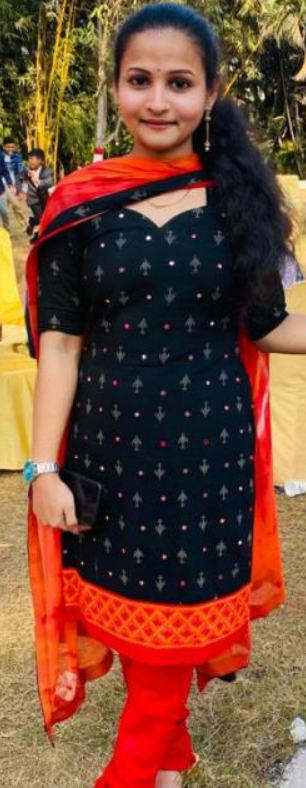
#> input picture Capture.PNG, 306 x 788 px, found by its file name
$ jupyter execute --allow-errors 'ArtLine(AR)_Draw.ipynb'   (shell and % lines are left out)
#> lines starting #> are read from the running program, lines starting #| are printed output that depends on the picture; after the words box and inside, x2 and y2 are one past the last pixel; in counts of white or black regions, pixels touching at a corner belong together
<a href="https://colab.research.google.com/github/gkadusumilli/CNN-architectures/blob/main/ArtLine(AR)_Draw.ipynb" target="_parent"></a>

# **ArtLine**
**Create** **Amazing** **Line** **Art**.

[cell 1]
cd ArtLine

# **Runtime**

* Hardware Accelerator = GPU

###Artline- Quality

[cell 2]
import fastai
from fastai.vision import *
from fastai.utils.mem import *
from fastai.vision import open_image, load_learner, image, torch
import numpy as np
import urllib.request
import PIL.Image
from io import BytesIO
import torchvision.transforms as T
from PIL import Image
import requests
from io import BytesIO
import fastai
from fastai.vision import *
from fastai.utils.mem import *
from fastai.vision import open_image, load_learner, image, torch
import numpy as np
import urllib.request
import PIL.Image
from PIL import Image
from io import BytesIO
import torchvision.transforms as T

#> (the rest of this cell did not finish here and is left out)

[cell 3]
MODEL_URL = "https://www.dropbox.com/s/04suaimdpru76h3/ArtLine_920.pkl?dl=1 "
urllib.request.urlretrieve(MODEL_URL, "ArtLine_920.pkl")
#> (this line was passed over: the network is not available in this run)
#> (the rest of this cell did not finish here and is left out)

###Artline- Smooth

#> (a cell that did not finish here is left out)

[cell 5]
MODEL_URL = "https://www.dropbox.com/s/starqc9qd2e1lg1/ArtLine_650.pkl?dl=1"
urllib.request.urlretrieve(MODEL_URL, "ArtLine_650.pkl")
#> (this line was passed over: the network is not available in this run)
#> (the rest of this cell did not finish here and is left out)

# **URL**
Type in a url to a direct link of an **high quality image**. Usually that means they'll end in .png, .jpg, etc.

**Note** : Works well with **portrait photos having good lighting and plain background**. But you're free to explore.

Link to high-quality portrait pics. Click on the image, let it expand and then copy image address.

https://www.freepik.com/search?dates=any&format=search&from_query=Portrait&page=1&query=Portrait&sort=popular&type=photo

[cell 6]
url = 'https://raw.githubusercontent.com/gkadusumilli/CNN-architectures/main/Capture.PNG' #@param {type:"string"}

response = requests.get(url)
img = PIL.Image.open(BytesIO(response.content)).convert("RGB")
#> (the rest of this cell did not finish here and is left out)

[cell 7]
#url = 'https://raw.githubusercontent.com/gkadusumilli/CNN-architectures/main/Capture.PNG' #@param {type:"string"}

response = '/content/kohli.png'
#> (the rest of this cell did not finish here and is left out)

#> (a cell that did not finish here is left out)

[cell 9]
import cv2
from google.colab.patches import cv2_imshow

image = cv2.imread('/content/WhatsApp Image 2021-01-26 at 09.22.02.jpeg')
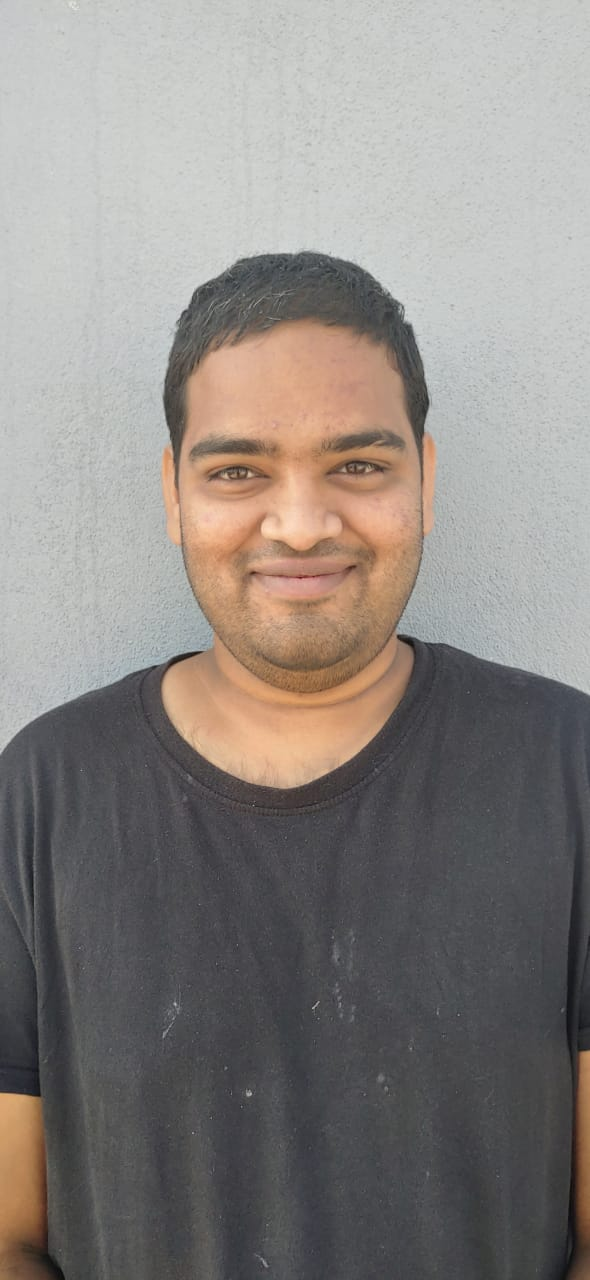
#> input picture WhatsApp Image 2021-01-26 at 09.22.02.jpeg, 590 x 1280 px, found by its file name
#> image is the input picture: shape (1280, 590, 3); mean B, G, R 130, 133.6, 139.1
gray = cv2.cvtColor(image, cv2.COLOR_BGR2GRAY)
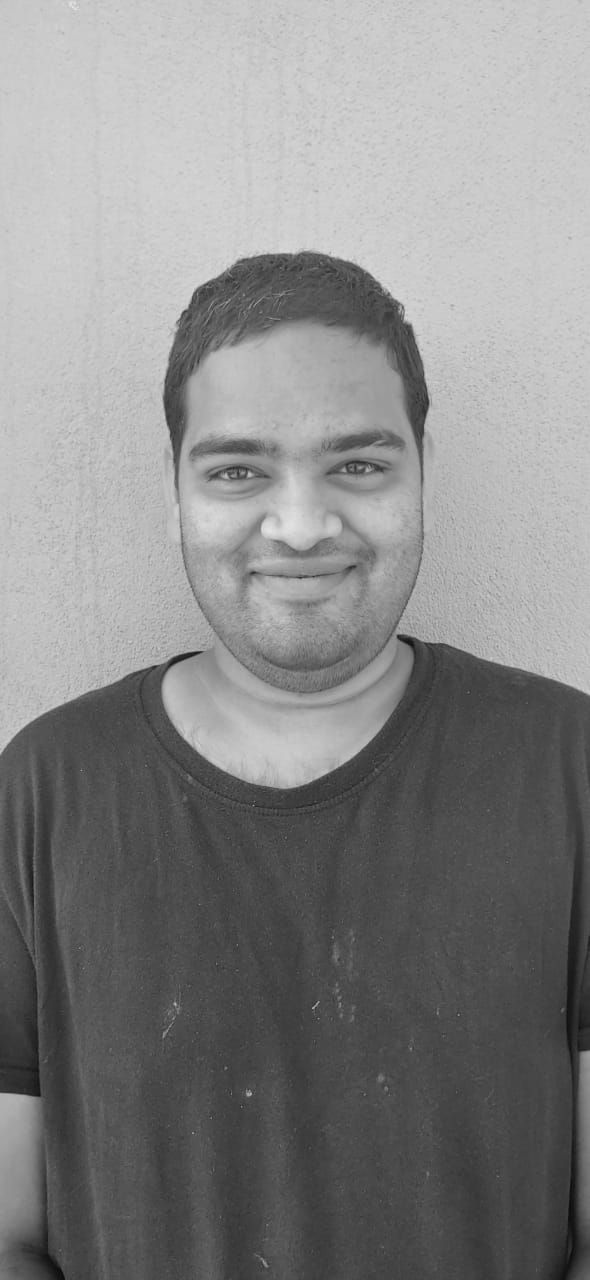
#> gray: shape (1280, 590); min 7, max 232, mean 134.8

cv2_imshow(gray)

[cell 10]
import cv2
import numpy as np
import matplotlib.pyplot as plt

image = cv2.imread('/content/WhatsApp Image 2021-01-26 at 09.22.02.jpeg')
image = cv2.cvtColor(image,cv2.COLOR_BGR2RGB)
fig, ax = plt.subplots(1, figsize=(12,8))
plt.imshow(image)

[cell 11]
g = cv2.cvtColor(image,cv2.COLOR_RGB2GRAY)
edge = cv2.Canny(g, 60, 180)
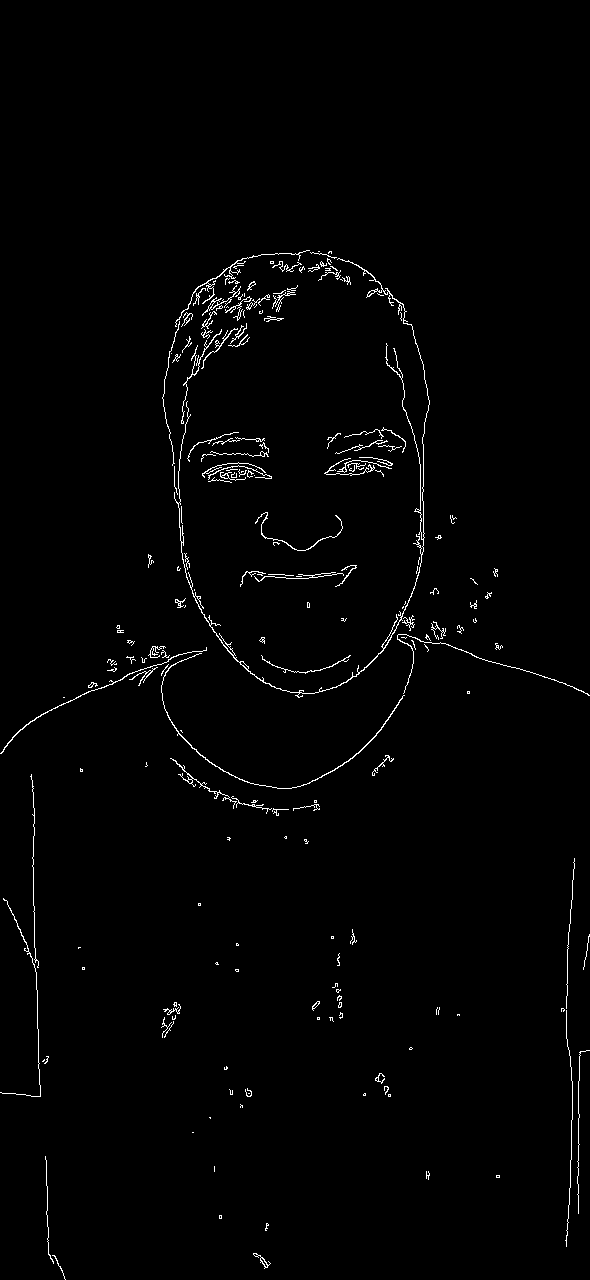
#> edge: shape (1280, 590); 1.3% white in thin lines or dots, all inside (x1, y1, x2, y2) = (0, 250, 590, 1280)
fig, ax = plt.subplots(1, figsize=(12,8))
plt.imshow(edge, cmap='Greys')

[cell 12]
contours = cv2.findContours(edge,
                            cv2.RETR_EXTERNAL,
                            cv2.CHAIN_APPROX_NONE)
#> contours = 201 contours, 179 with area under 20; largest, box (x1, y1, x2, y2) and area: (174, 258, 430, 698) 308, (161, 653, 405, 789) 138, (0, 647, 207, 754) 74, (175, 250, 310, 327) 72, (170, 758, 237, 809) 55
cv2.drawContours(image, contours[0], -1, (0,0,255), thickness = 2)
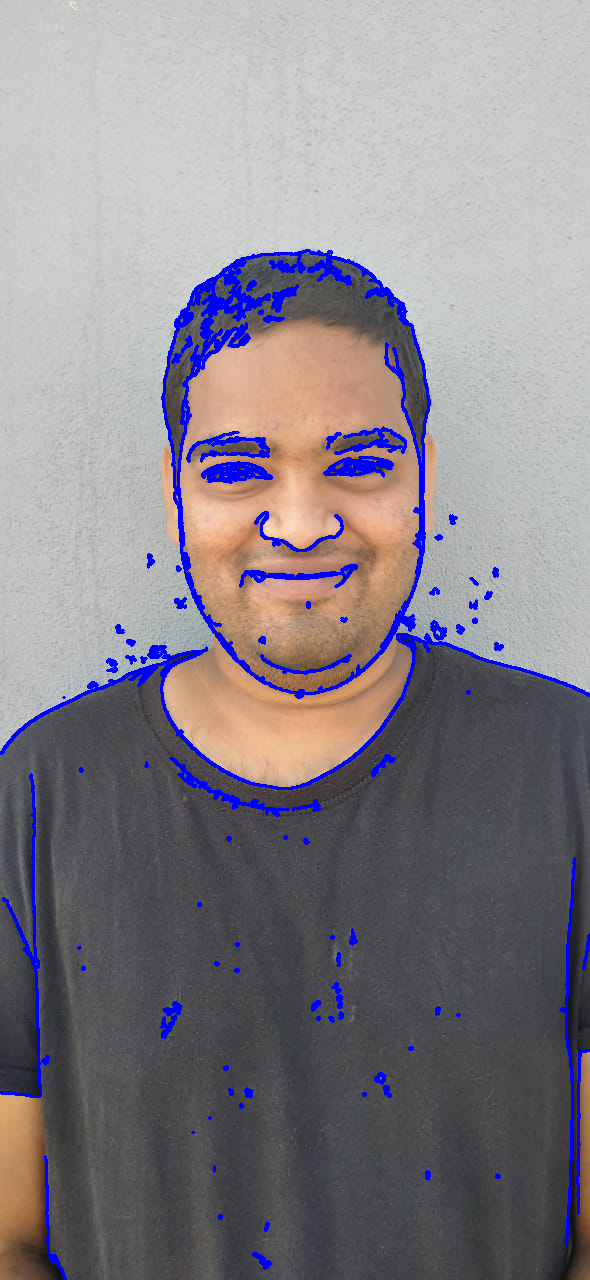
#> image: shape (1280, 590, 3); mean R, G, B 134.4, 129.4, 136.1
fig, ax = plt.subplots(1, figsize=(12,8))
plt.imshow(image)
